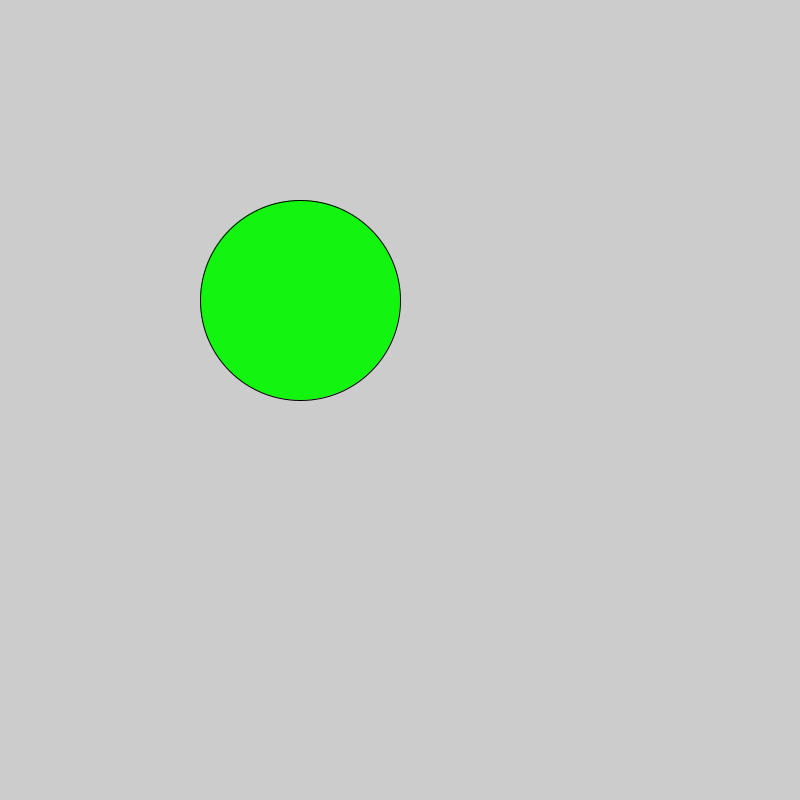
Frame 1 (no input)
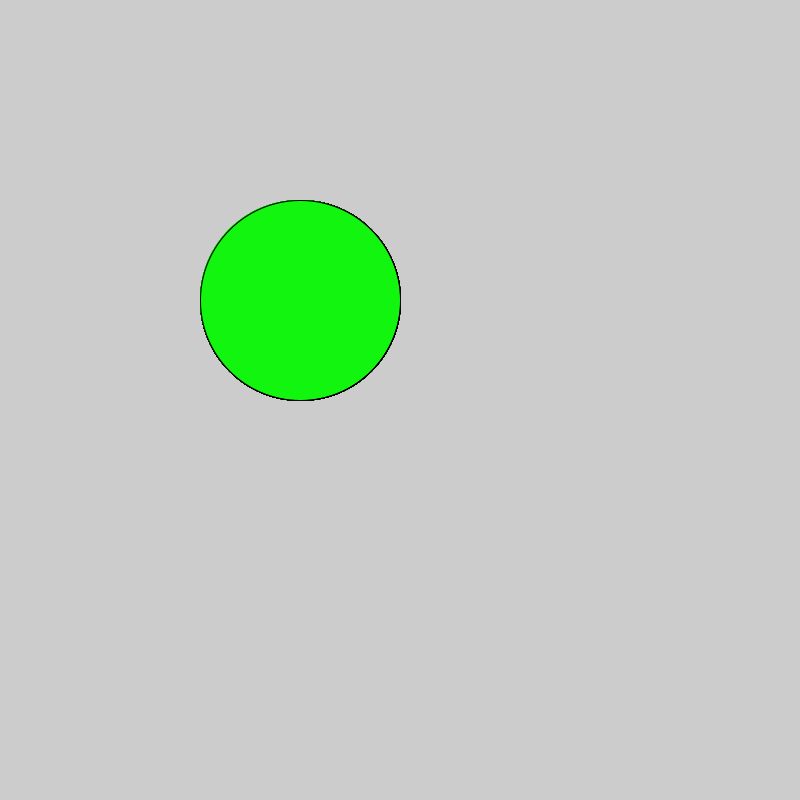
Frame 60 (the mouse pressed at the canvas centre just before this capture)
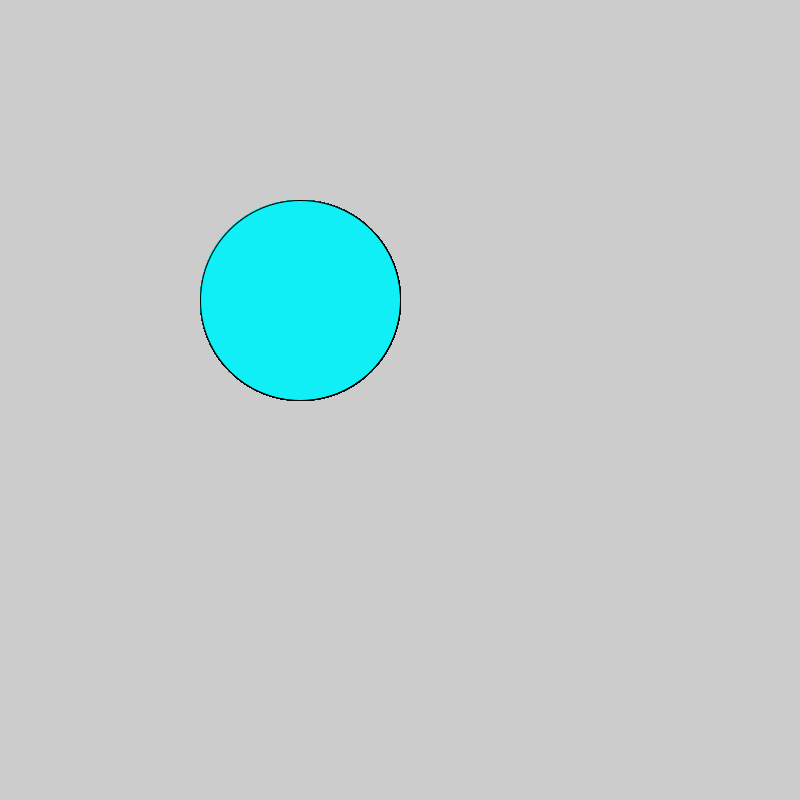
Frame 120 (the mouse held since frame 60 and released just before this capture)

The Processing sketch that drew these frames (run headless with seeded random() and noise(); from frame 60 on, the mouse is pressed at the canvas centre):

// Processing sketch: Logical_Dot_Code
// ── Logical_Dot_Code.pde
void setup() {
size(800,800);
}
void draw (){
if (mousePressed){
fill(#0FEFF5);
}
else {
  fill(#11F50F);
}
ellipse (300,300,200,200);

}
